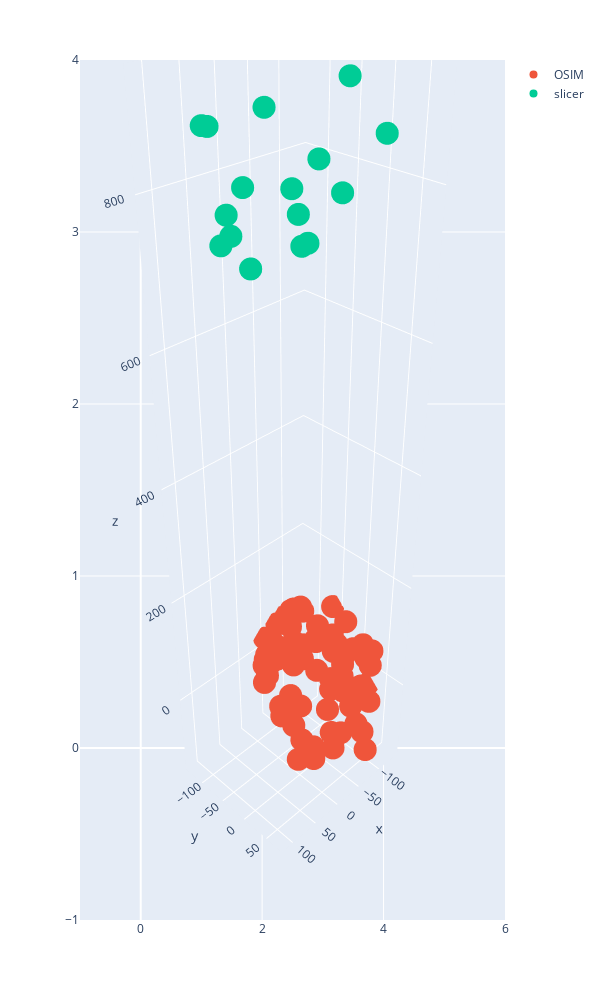

Write notebook code for a chart like this one.
### Code cell
import plotly.express as px
import plotly.graph_objects as go
fig = px.scatter(width=600, height=1000)
fig.add_trace(go.Scatter3d(x = pelvis_osim_mark_mscl['r'], y = pelvis_osim_mark_mscl['a'], z=pelvis_osim_mark_mscl['s'], mode = 'markers', name = 'OSIM'))
fig.add_trace(go.Scatter3d(x = pelvis_mri['r'],  y = pelvis_mri['a'], z=pelvis_mri['s'], mode = 'markers', name = 'slicer'))
fig.update_scenes(aspectmode="data" )
fig.update_scenes(aspectmode="data" )
camera = dict(
    up=dict(x=0, y=0, z=1),
    center=dict(x=0, y=0, z=0),
    eye=dict(x=2, y=2, z=2)
)
fig.update_layout(scene_camera=camera)
fig.show()

### Figure 1 — Plotly figure (JSON) as saved in the notebook; plotly's stock layout.template omitted (floating-point values rounded to 4 significant figures)
{"data": [{"hovertemplate": "<extra></extra>", "legendgroup": "", "marker": {"color": "#636efa", "symbol": "circle"}, "mode": "markers", "name": "", "orientation": "v", "showlegend": false, "type": "scatter", "xaxis": "x", "yaxis": "y"}, {"mode": "markers", "name": "OSIM", "type": "scatter3d", "x": [0.5879, 0.5879, -137.9, -137.9, 0, -68.68, -68.68, -109.2, -109.2, -114.3, -114.3, -83.64, -83.64, -30.69, -56.28, -56.28, -19.1, -7.58, -74.04, -89.62, -52.66, -30.98, -104, -123.1, -125.7, -131.7, -134.4, -130, -127.3, -49.14, -84.73, -99.87, -29.58, -61.6, -78.9, -47.36, -60.5, -13.5, -101.8, -102.0, -60.6, -20.5, -24, -19.5, -98.7, -103.8, -20.34, -19.1, -7.58, -74.04, -89.62, -52.66, -30.98, -104, -123.1, -125.7, -131.7, -134.4, -130, -127.3, -49, -85, -100, -30, -61.6, -78.9, -47.36, -60.5, -13.5, -101.8, -102.0, -60.6, -20.5, -24, -19.5, -98.7, -103.8, -20], "y": [-3.874, -3.874, 17.54, 17.54, 0, 77.03, 77.03, -69.79, -69.79, -108.4, -108.4, -133.1, -133.1, -111.0, -78.49, -78.49, -94, -88.9, -127.7, -129.8, -120.8, -107.6, -119.1, 34.5, -24.2, 8.7, -60.9, -52.5, -126.3, 26.15, 54.63, 15.56, -0.1082, 10.0, -15.5, -129.3, 30.9, -55.7, -6.53, -30.66, 62, -65.4, -38.8, -15.6, -114, -125.3, 10.85, -94, -88.9, -127.7, -129.8, -120.8, -107.6, -119.1, 34.5, -24.2, 8.7, -60.9, -52.5, -126.3, 26, 55, 16, 0, 10, -15.5, -129.3, 30.9, -55.7, -6.53, -30.66, 62, -65.4, -38.8, -15.6, -114, -125.3, 11], "z": [-126.2, 126.2, -39.8, 39.8, 0, 93.13, -93.13, 50.2, -50.2, 54, -54, 43.47, -43.47, 0, 77.26, -77.26, 15.4, 18.88, 39.82, 41.71, 28.54, 13.65, 58.6, 56.3, 77.9, 46.2, 81.3, 9, 43.5, 115.3, 81.98, 63.9, 118.5, 101.1, 79.8, 24.56, 84.3, 75.6, 13.51, 60.92, 39, 65.6, 93.3, 105.6, 61.4, 51.5, 129.3, -15.4, -18.88, -39.82, -41.71, -28.54, -13.65, -58.6, -56.3, -77.9, -46.2, -81.3, -9, -43.5, -115, -82, -64, -118, -101, -79.8, -24.56, -84.3, -75.6, -13.51, -60.92, -39, -65.6, -93.3, -105.6, -61.4, -51.5, -129]}, {"mode": "markers", "name": "slicer", "type": "scatter3d", "x": [-105.5, 113.6, -38.81, 47.33, 4.014, 115.5, -106.1, 52.29, -51.0, 59.72, -63.42, 42.23, -50.72, 0.6051, 86.42, -85.4], "y": [25.99, 25.99, -102.0, -102.0, 25.99, -30.57, -32.5, -70.37, -69.63, -73, -71, -42.96, -42.16, -1.896, -25.06, -20.17], "z": [854.2, 846.3, 870.7, 866.7, 850.3, 895.7, 905.3, 776.4, 781.5, 741.7, 746.8, 717.5, 722.2, 744.6, 773.8, 780.3]}], "layout": {"height": 1000, "legend": {"tracegroupgap": 0}, "margin": {"t": 60}, "scene": {"aspectmode": "data", "camera": {"center": {"x": 0, "y": 0, "z": 0}, "eye": {"x": 2, "y": 2, "z": 2}, "up": {"x": 0, "y": 0, "z": 1}}}, "width": 600, "xaxis": {"anchor": "y", "domain": [0, 1]}, "yaxis": {"anchor": "x", "domain": [0, 1]}}}
